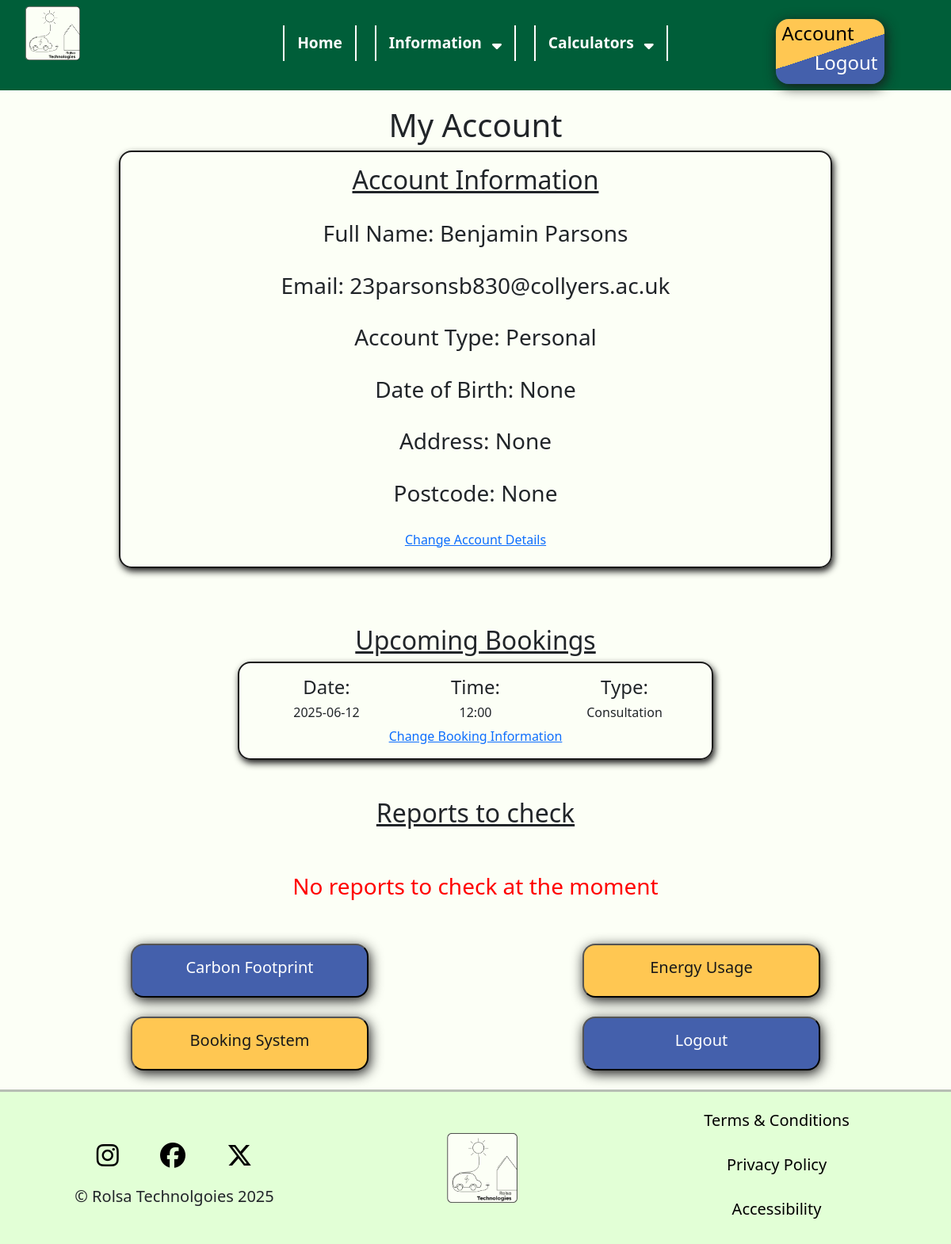
The page /account (signed in) on the database its author committed.
### tables this page shows
CREATE TABLE Personal(
    AccountID INTEGER NOT NULL,
    FullName VARCHAR(255) NOT NULL,
    DateOfBirth DATE,
    Address TEXT,
    Postcode VARCHAR(8),
    FOREIGN KEY (AccountID) REFERENCES Account(AccountID)
);

CREATE TABLE Account (
    AccountID INTEGER NOT NULL,
    Email BOOLEAN DEFAULT 1,
    Password VARCHAR(255) NOT NULL,
    AccountTypeID INTEGER DEFAULT 1,
    PRIMARY KEY (AccountID),
    FOREIGN KEY (AccountTypeID) REFERENCES AccountType(AccountTypeID)
);

CREATE TABLE AccountType (
    AccountTypeID INTEGER NOT NULL,
    Type VARCHAR(25) NOT NULL,
    PRIMARY KEY (AccountTypeID)
);

CREATE TABLE Booking (
    BookingID INTEGER NOT NULL,
    BookingTypeID INTEGER NOT NULL,
    MadeDateTime DATETIME NOT NULL,
    ForDateTime DATETIME NOT NULL,
    AccountID INTEGER NOT NULL,
    PaymentStatusID INTEGER,
    PaymentReference VARCHAR(255),
    PRIMARY KEY (BookingID),
    FOREIGN KEY (BookingTypeID) REFERENCES BookingType(BookingTypeID),
    FOREIGN KEY (AccountID) REFERENCES Account(AccountID),
    FOREIGN KEY (PaymentStatusID) REFERENCES PaymentStatus(PaymentStatusID)
);

CREATE TABLE BookingType (
    BookingTypeID INTEGER NOT NULL,
    Title VARCHAR(25) NOT NULL,
    PRIMARY KEY (BookingTypeID)
);

### main.py (the view)
@app.route("/account")
def account():
    accountType = session.get('type', None)
    account = session.get('account', None)
    if account != None and accountType == 1 or accountType == 2:
        AccountInfomation, BookingsInformation = get.RetrieveInfo(account)
        return render_template("account.html", AccountInfomation = AccountInfomation, BookingsInformation = BookingsInformation)
    elif account != None and accountType == 3:
        return redirect("/admin")
    else:
        return redirect("/login")

### main.py (called while the page is built)
@app.context_processor
def inject_global_data():
    return {
        "account": session.get('account', None), #email address is considered as account
        "type": session.get('type', None) #staff is considered as staff
    }

### templates/account.html
{% extends "base.html" %}
{% block css %}
<link rel="stylesheet" href="{{ url_for('static', filename='css/account.css') }}">
{% endblock %}
{% block content %}
<h1>My Account</h1>
<div class="infobox">
    <center>
        <h2>Account Information</h2>
        <br>
        <h3>Full Name: {{ AccountInfomation.FullName}}</h3><br>
        <h3>Email: {{ AccountInfomation.Email }}</h3><br>
        <h3>Account Type: {{ AccountInfomation.Type }} </h3><br>
        <h3>Date of Birth: {{ AccountInfomation.DateofBirth }}</h3><br>
        <h3>Address: {{ AccountInfomation.Address }}</h3><br>
        <h3>Postcode: {{ AccountInfomation.Postcode }}</h3><br>
        <h6><a href="">Change Account Details</a></h6>
    </center>
</div><br><br><br>
<h2>Upcoming Bookings</h2>
{% if BookingsInformation %}
{% for times, booking in BookingsInformation.items() %}
<div class="bookingbox">
    <div class="container text-center">
        <div class="row align-items-center">
          <div class="col">
            <h4>Date:</h4>
            <h6>{{ booking.Date }}</h6>
          </div>
          <div class="col">
            <h4>Time:</h4>
            <h6>{{ booking.Time }}</h6>
          </div>
          <div class="col">
            <h4>Type:</h4>
            <h6>{{ booking.Type }}</h6>
          </div>
        </div>
    </div>
    <center>
    <a href="">Change Booking Information</a></center>
</div>
<br><br>
{% endfor %}
{% else %}
<br><br>
<h3 style="text-align: center; color: red;">You have no bookings at the moment</h3>
<br><br>
{% endif %}
<h2>Reports to check</h2>
{% if ReportViewing %}
<div class="bookingbox">
    <div class="container text-center">
        <div class="row align-items-center">
          <div class="col">
            <h4>Staff:</h4>
            <h6>blank</h6>
          </div>
          <div class="col">
            <h4>Date:</h4>
            <h6>blank</h6>
          </div>
          <div class="col">
            <button id="YellowButton"><strong>View Report</strong></button>
          </div>
        </div>
    </div>
</div>
<br><br>
{% else %}
<br><br>
<h3 style="text-align: center; color: red;">No reports to check at the moment</h3>
<br><br>
{% endif %}
<div class="container text-center">
    <div class="row align-items-center">
        <div class="col">
            <button id="BlueButton"><h5>Carbon Footprint</h5></button>
        </div>
        <div class="col">
            <button id="YellowButton"><h5>Energy Usage</h5></button>
        </div>
    </div>
</div>
<br>
<div class="container text-center">
    <div class="row align-items-start">
        <div class="col">
            <button id="YellowButton" onclick="window.location.href='{{ url_for('consultation')}}'"><h5>Booking System</h5></button>
        </div>
        <div class="col">
            <button id="BlueButton" onclick="window.location.href='/logout'"><h5>Logout</h5></button>
        </div>
    </div>
</div>
<br>
{% endblock%}

### static/css/general.css (style rules this page uses)
body { font-family: "Lexend", sans-serif; margin: 0; padding: 0; background-color: #FCFFF6 !important; color: #191919; }
h1 { text-align: center; margin-bottom: 1.5vh; }
h2 { text-align: center; text-decoration: underline; margin-top: 2vh; margin-bottom: 1vh; }
#BlueButton { background-color: #4460AC; color: white; padding: 2vh 4vh; border-radius: 2vh; min-width: 300px; max-width: 95%; box-shadow: 0.25vh 0.5vh 2vh #191919; transition: 0.25s; }
#YellowButton { background-color: #FFC752; color: #191919; padding: 2vh 4vh; border-radius: 2vh; min-width: 300px; max-width: 95%; box-shadow: 0.25vh 0.5vh 2vh #191919; transition: 0.25s; }

### static/css/account.css (style rules this page uses)
.infobox { width: 75%; margin-left: auto; margin-right: auto; padding: 2vh; border: 2px solid #191919; border-radius: 2vh; box-shadow: 0.25vh 0.5vh 1vh #191919; }
.bookingbox { width: 50%; margin-left: auto; margin-right: auto; padding: 2vh; border: 2px solid #191919; border-radius: 2vh; box-shadow: 0.25vh 0.5vh 1vh #191919; }

### rows shown on the page
Personal: FullName "Benjamin Parsons"
Account: Email "23parsonsb830@collyers.ac.uk"
AccountType: Type "Personal"
Booking: DateofBirth "None", Address "None", Postcode "None"
BookingType: Type "Consultation"

### other values the page prints
{{ booking.Date }} "2025-06-12"
{{ booking.Time }} "12:00"
